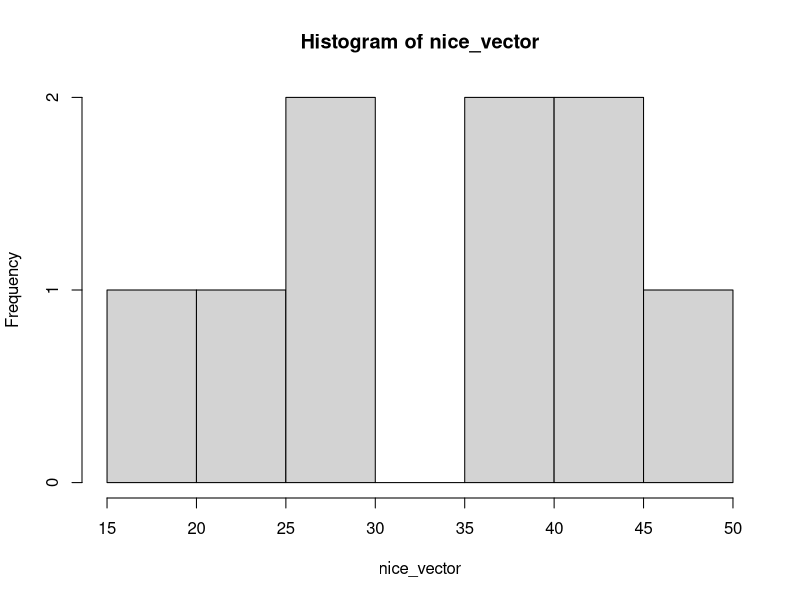

This figure's R source:
## ---- chunk 1
sqrt(63504)
## ---- chunk 2
log10(45000)
## ---- chunk 3
log(23.05)
## ---- chunk 4
c <- seq(from = 15, to = 1)
for (variable in c) {
  print(variable)
}
## ---- chunk 5
library(matlab)

c <- vector()
for (number in 3:17) {
  if (isprime(number)) {
    c <- append(c, number)
  }
}

print(c)
print(mean(c))
## ---- chunk 6
round(17.3838, digits = 3)
## ---- chunk 7
nice_vector <- c(18,28,22,27,36,38,42,45,48)

print(median(nice_vector))

hist(nice_vector)
